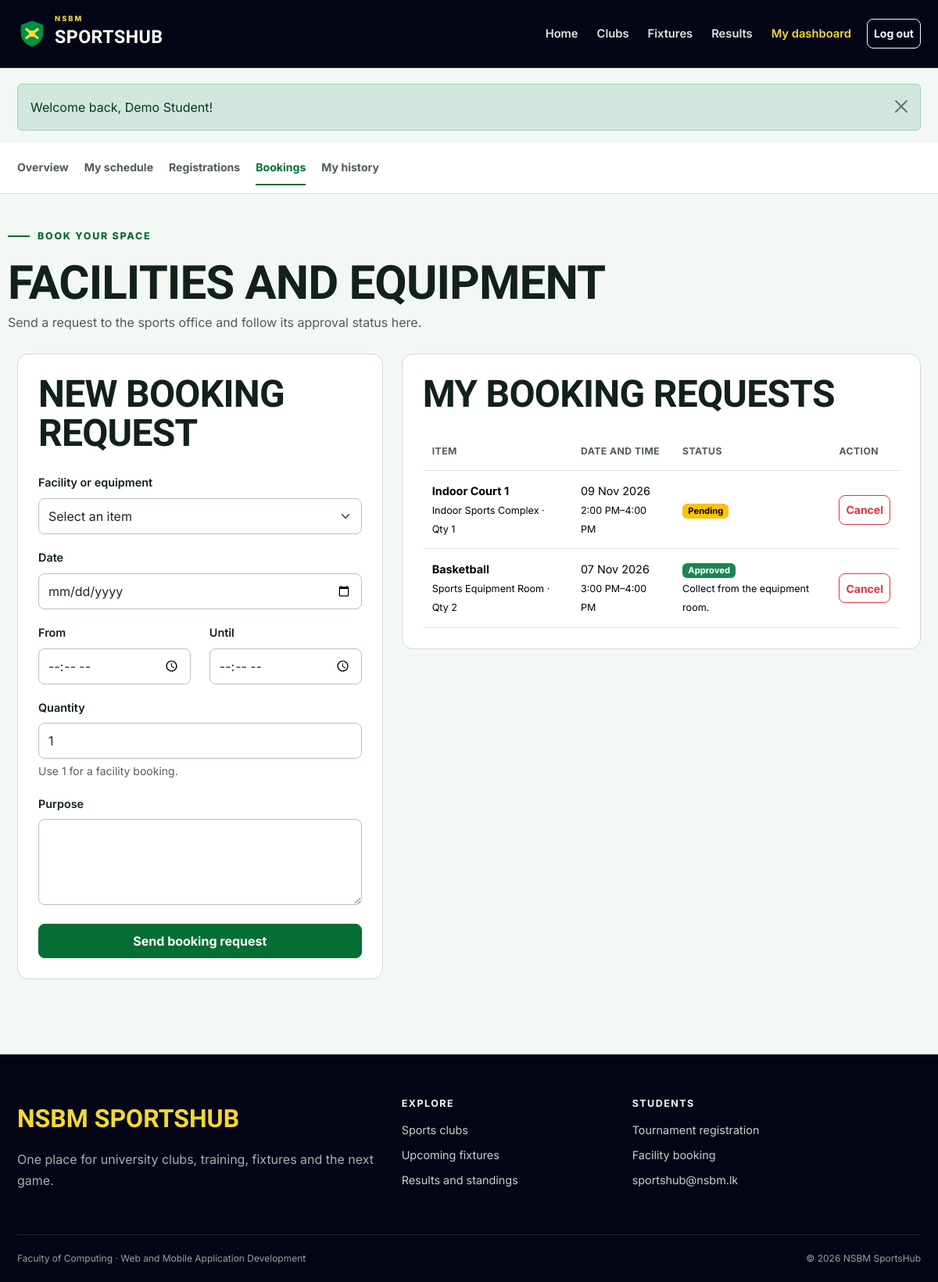
Page /student/bookings.php (signed in) on the committed database.
### tables this page shows
CREATE TABLE bookings (
    id INT UNSIGNED AUTO_INCREMENT PRIMARY KEY,
    user_id INT UNSIGNED NOT NULL,
    facility_id INT UNSIGNED NOT NULL,
    booking_date DATE NOT NULL,
    start_time TIME NOT NULL,
    end_time TIME NOT NULL,
    quantity SMALLINT UNSIGNED NOT NULL DEFAULT 1,
    purpose VARCHAR(255) NOT NULL,
    status ENUM('pending', 'approved', 'rejected', 'cancelled') NOT NULL DEFAULT 'pending',
    admin_note VARCHAR(255) NULL,
    created_at TIMESTAMP DEFAULT CURRENT_TIMESTAMP,
    FOREIGN KEY (user_id) REFERENCES users(id) ON DELETE CASCADE,
    FOREIGN KEY (facility_id) REFERENCES facilities(id) ON DELETE CASCADE
);

CREATE TABLE facilities (
    id INT UNSIGNED AUTO_INCREMENT PRIMARY KEY,
    name VARCHAR(100) NOT NULL,
    type ENUM('facility', 'equipment') NOT NULL,
    location VARCHAR(120) NOT NULL,
    total_units SMALLINT UNSIGNED NOT NULL DEFAULT 1,
    status ENUM('active', 'maintenance') NOT NULL DEFAULT 'active'
);

### includes/auth.php (called while the page is built, shortened)
<?php
function current_user()
{
    $user = fetch_one('SELECT id, student_id, full_name, email, role FROM users WHERE id = ?', [$_SESSION['user_id']]);
    return $user;
}

### student/bookings.php (the view, shortened to what this page needs)
<?php
$userId = current_user()['id'];
$errors = [];
$values = ['facility_id' => '', 'booking_date' => '', 'start_time' => '', 'end_time' => '', 'quantity' => '1', 'purpose' => ''];
$bookings = fetch_all('SELECT b.*, f.name, f.type, f.location
    FROM bookings b
    JOIN facilities f ON f.id = b.facility_id
    WHERE b.user_id = ?
    ORDER BY b.booking_date DESC, b.start_time DESC', [$userId]);
include __DIR__ . '/../includes/header.php';
include __DIR__ . '/../includes/student_nav.php';
?>
<div class="container dashboard-head"><span class="section-kicker">Book your space</span>
    <h1>Facilities and equipment</h1>
    <p>Send a request to the sports office and follow its approval status here.</p>
</div>
<div class="container dashboard-content">
    <div class="row g-4">
        <div class="col-lg-5">
            <section class="content-panel">
                <h2 class="mb-4">New booking request</h2><?php if ($errors): ?>
                    <div class="alert alert-danger">
                        <ul class="mb-0"><?php foreach ($errors as $error): ?>
                                <li><?= e($error) ?></li><?php endforeach; ?>
                        </ul>
                </div><?php endif; ?>
                <form method="post" class="needs-validation" novalidate><input type="hidden" name="action" value="create">
                    <div class="mb-3">
                        <label class="form-label" for="facility_id">Facility or equipment</label>
                        <select class="form-select" id="facility_id" name="facility_id" required>
                            <option value="">Select an item</option>
                        </select>
                    </div>
                    <div class="mb-3">
                        <label class="form-label" for="booking_date">Date</label>
                        <input class="form-control" type="date" id="booking_date" name="booking_date" value="<?= e($values['booking_date']) ?>" data-future-date required>
                    </div>
                    <div class="row">
                        <div class="col-6 mb-3">
                            <label class="form-label" for="start_time">From</label>
                            <input class="form-control" type="time" id="start_time" name="start_time" value="<?= e($values['start_time']) ?>" required>
                        </div>
                        <div class="col-6 mb-3">
                            <label class="form-label" for="end_time">Until</label>
                            <input class="form-control" type="time" id="end_time" name="end_time" value="<?= e($values['end_time']) ?>" required>
                        </div>
                    </div>
                    <div class="mb-3">
                        <label class="form-label" for="quantity">Quantity</label>
                        <input class="form-control" type="number" id="quantity" name="quantity" value="<?= e($values['quantity']) ?>" min="1" required>
                        <div class="form-text">Use 1 for a facility booking.</div>
                    </div>
                    <div class="mb-4">
                        <label class="form-label" for="purpose">Purpose</label>
                        <textarea class="form-control" id="purpose" name="purpose" minlength="3" maxlength="255" required><?= e($values['purpose']) ?></textarea>
                    </div>
                    <button class="btn btn-sport w-100" type="submit">Send booking request</button>
                </form>
            </section>
        </div>
        <div class="col-lg-7">
            <section class="content-panel">
                <h2 class="mb-4">My booking requests</h2><?php if ($bookings): ?>
                    <div class="table-responsive">
                        <table class="table">
                            <thead>
                                <tr>
                                    <th>Item</th>
                                    <th>Date and time</th>
                                    <th>Status</th>
                                    <th>Action</th>
                                </tr>
                            </thead>
                            <tbody>
                                <?php foreach ($bookings as $booking): ?>
                                    <tr>
                                        <td><strong><?= e($booking['name']) ?></strong><br><small><?= e($booking['location']) ?> · Qty <?= $booking['quantity'] ?></small></td>
                                        <td><?= format_date($booking['booking_date']) ?><br><small><?= format_time($booking['start_time']) ?>–<?= format_time($booking['end_time']) ?></small></td>
                                        <td><?= status_badge($booking['status']) ?>
                                            <?php if ($booking['admin_note']): ?><br><small><?= e($booking['admin_note']) ?></small>
                                        <?php endif; ?></td>
                                        <td><?php if (in_array($booking['status'], ['pending', 'approved'])): ?>
                                                <form method="post">
                                                    <button class="btn btn-sm btn-outline-danger" type="submit" data-confirm="Cancel this booking request?">Cancel</button>
                                            </form><?php else: ?>—<?php endif; ?></td>
                                </tr><?php endforeach; ?>
                            </tbody>
                        </table>
                </div><?php else: ?><p>You have not made any booking requests.</p><?php endif; ?>
            </section>
        </div>
    </div>
</div>
<?php include __DIR__ . '/../includes/footer.php'; ?>

### includes/functions.php (shortened to what this page needs)
<?php
function e($value)
{
    return htmlspecialchars($value ?? '', ENT_QUOTES);
}
function run_query($sql, $params = [])
{
    global $connection;
    $statement = mysqli_prepare($connection, $sql);
    if (count($params) > 0) {
        $types = str_repeat('s', count($params));
        mysqli_stmt_bind_param($statement, $types, ...$params);
    }
    if (!mysqli_stmt_execute($statement)) {
        die('SQL error: ' . mysqli_stmt_error($statement));
    }
    return $statement;
}
function fetch_all($sql, $params = [])
{
    $statement = run_query($sql, $params);
    $result = mysqli_stmt_get_result($statement);
    return mysqli_fetch_all($result, MYSQLI_ASSOC);
}
function fetch_one($sql, $params = [])
{
    $rows = fetch_all($sql, $params);
    if (count($rows) > 0) {
        return $rows[0];
    }
    return false;
}
function format_date($date, $format = 'd M Y')
{
    if ($date) {
        return date($format, strtotime($date));
    }
    return 'Not set';
}
function format_time($time)
{
    if ($time) {
        return date('g:i A', strtotime($time));
    }
    return 'Not set';
}
function status_badge($status)
{
    $classes = [
        'approved' => 'success',
        'active' => 'success',
        'completed' => 'success',
        'registered' => 'success',
        'ongoing' => 'info',
        'scheduled' => 'info',
        'pending' => 'warning',
        'upcoming' => 'warning',
        'rejected' => 'danger',
        'cancelled' => 'danger',
        'maintenance' => 'danger',
        'inactive' => 'secondary',
        'withdrawn' => 'secondary',
    ];
    $class = $classes[$status] ?? 'secondary';
    return '<span class="badge text-bg-' . $class . '">' . e(ucfirst($status)) . '</span>';
}

### assets/css/style.css (style rules this page uses)
:root { --navy-950: #040615; --navy-900: #0d1023; --navy-800: #191d34; --green-600: #0a8842; --green-700: #046e33; --green-800: #055728; --yellow-400: #f4d833; --paper-50: #f3f8f4; --paper-100: #e7efe9; --ink-900: #122119; --ink-600: #4f5c54; --page-bg: var(--paper-50); --page-text: var(--ink-900); --muted-text: var(--ink-600); --brand: var(--green-700); --brand-hover: var(--green-800); --highlight: var(--yellow-400); --dark-surface: var(--navy-950); --line: #d1dad2; --radius-sm: 8px; --radius-md: 14px; --radius-lg: 22px; --shadow: 0 12px 32px rgba(11, 26, 18, 0.08); }
* { box-sizing: border-box; }
html { scroll-behavior: smooth; }
body { min-height: 100dvh; margin: 0; background: var(--page-bg); color: var(--page-text); font-family: "Inter", sans-serif; font-size: 16px; line-height: 1.65; }
button, a, input, select, textarea { transition: color 180ms ease-out, background-color 180ms ease-out, border-color 180ms ease-out, transform 180ms ease-out; }
h1, h2, h3, h4, .display-font { font-family: "Barlow Condensed", sans-serif; font-weight: 700; line-height: 1.05; letter-spacing: -0.015em; }
h1 { font-size: clamp(2.5rem, 6vw, 4.8rem); }
h2 { font-size: clamp(2rem, 4vw, 3rem); }
p { max-width: 72ch; }
.container { max-width: 1180px; }
.btn { min-height: 44px; display: inline-flex; align-items: center; justify-content: center; gap: 8px; font-weight: 700; border-radius: var(--radius-sm); }
.btn-sm { min-height: 38px; }
.btn-sport { background: var(--brand); border-color: var(--brand); color: #fff; }
.hero-kicker, .section-kicker { display: inline-flex; align-items: center; gap: 10px; margin-bottom: 18px; color: var(--brand); font-size: 0.78rem; font-weight: 800; letter-spacing: 0.14em; text-transform: uppercase; }
.hero-kicker::before, .section-kicker::before { content: ""; width: 28px; height: 2px; background: currentColor; }
.content-panel { padding: 26px; margin-bottom: 24px; background: #fff; border: 1px solid var(--line); border-radius: var(--radius-md); }
.content-panel h2, .content-panel h3 { text-transform: uppercase; }
.form-control, .form-select { min-height: 46px; border-radius: var(--radius-sm); border-color: #b5c2b7; }
.form-label { font-weight: 600; font-size: 0.9rem; }
textarea.form-control { min-height: 110px; }
.dashboard-head { padding: 36px 0 26px; }
.dashboard-head h1 { margin: 0; font-size: clamp(2.5rem, 5vw, 3.8rem); text-transform: uppercase; }
.dashboard-head p { margin: 6px 0 0; color: var(--muted-text); }
.dashboard-content { padding-bottom: 72px; }
.table { margin-bottom: 0; vertical-align: middle; }
.table > :not(caption) > * > * { padding: 14px 12px; }
.table thead th { color: var(--muted-text); font-size: 0.76rem; letter-spacing: 0.04em; text-transform: uppercase; white-space: nowrap; }
.table tbody td { font-size: 0.9rem; }
.badge { font-size: 0.7rem; }

### rows in the picture
bookings: facility.name "Indoor Court 1", facility.location "Indoor Sports Complex", quantity "1", booking_date "09 Nov 2026", start_time "2:00 PM", end_time "4:00 PM", status "Pending"
bookings: facility.name "Basketball", facility.location "Sports Equipment Room", quantity "2", booking_date "07 Nov 2026", start_time "3:00 PM", end_time "4:00 PM", status "Approved", admin_note "Collect from the equipment room."

### other values in the picture
$message['message'] "Welcome back, Demo Student!"
